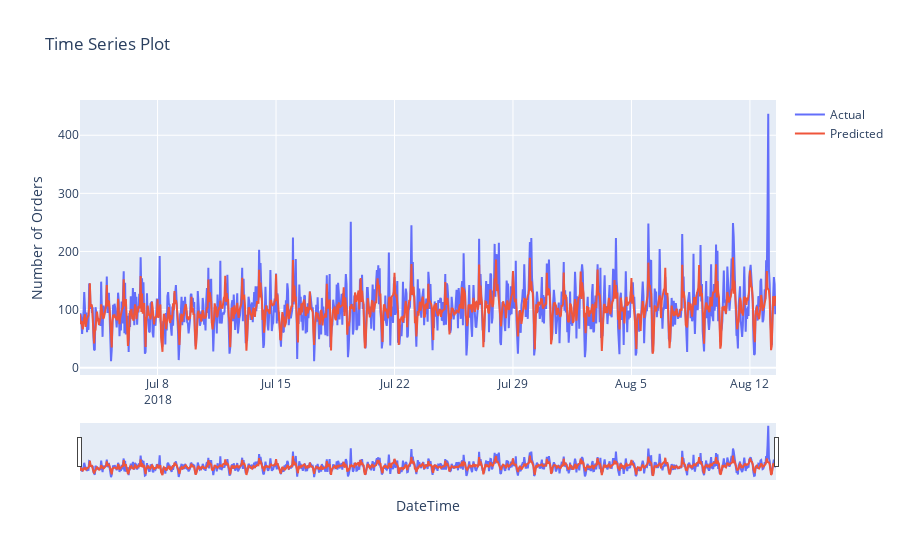

Source (notebook cell):
### Code cell
cat = CatBoostRegressor(random_state=42, silent=True)
params_cat = {'max_depth': [2, 4, 6],
    'learning_rate': [0.03, 0.1],
    'l2_leaf_reg': [1, 3, 5, 7, 9],
    'iterations': [50, 100, 200]}

start_time = timer()

cat_RMSE, cat_best_parameters = model_search(cat, params_cat)

cat_time = timer() - start_time
print("Время обучения модели: {:f} секунд".format(cat_time))

scores_data = scores_data.append({'Regressor':'CatBoostRegressor', 
                                  'RMSE':cat_RMSE,
                                  'Time':cat_time,
                                 }, ignore_index=True)

### Figure 1 — Plotly figure (JSON) as saved in the notebook; plotly's stock layout.template omitted (floating-point values rounded to 4 significant figures; data arrays with more than 128 entries replaced by an {"elided": "..."} marker saying what was removed)
{"data": [{"mode": "lines", "name": "Actual", "type": "scatter", "x": {"elided": "988 str values"}, "y": {"elided": "988 int values"}}, {"mode": "lines", "name": "Predicted", "type": "scatter", "x": {"elided": "988 str values"}, "y": {"elided": "988 float values"}}], "layout": {"title": {"text": "Time Series Plot"}, "xaxis": {"rangeslider": {"visible": true}, "title": {"text": "DateTime"}}, "yaxis": {"title": {"text": "Number of Orders"}}}}
